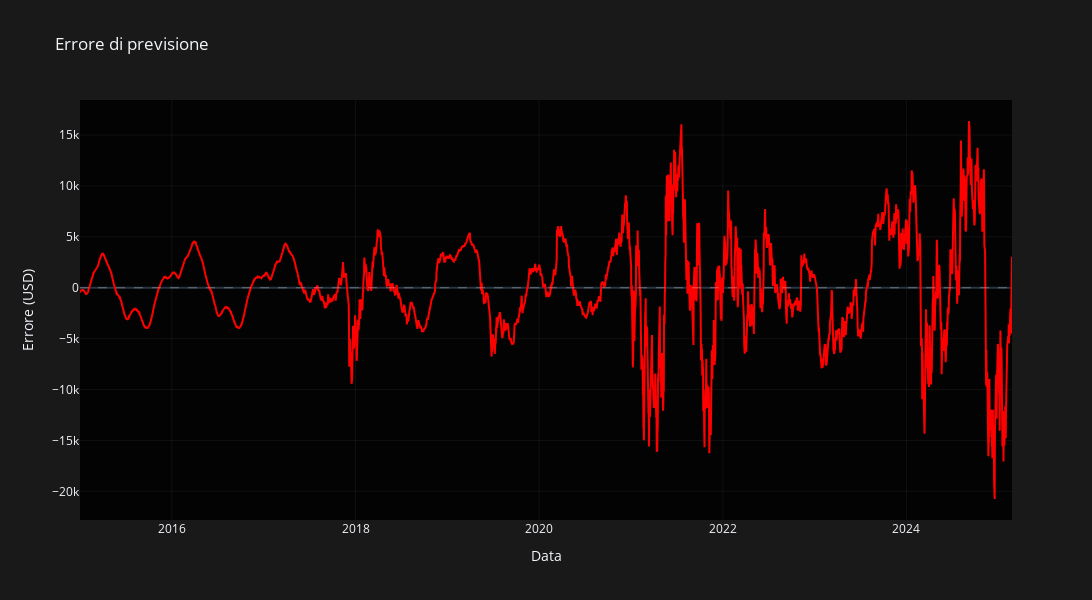
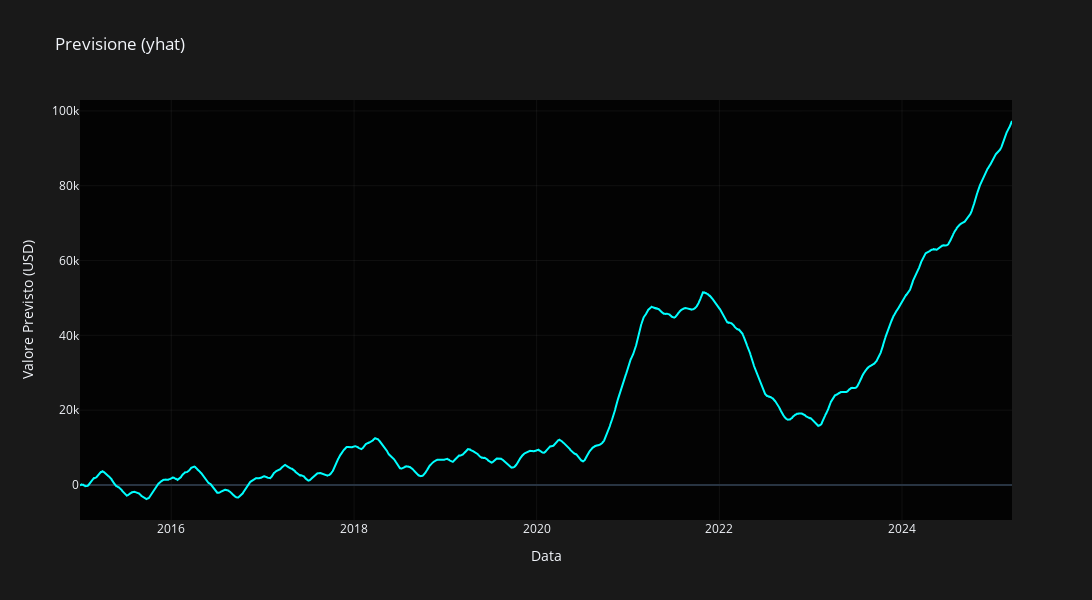

These figures' notebook cell, in order:
### Code cell
def plot_forecast(forecast, df):
    """Grafica i risultati del forecast con due grafici separati."""
    
    # Primo grafico - Errore di previsione
    fig1 = go.Figure()
    
    if 'y' in df.columns:
        # Allinea le dimensioni per evitare errori
        min_length = min(len(forecast), len(df))
        fig1.add_trace(
            go.Scatter(
                x=forecast['ds'][:min_length],
                y=forecast['yhat'][:min_length] - df['y'][:min_length],
                name='Errore',
                line=dict(color='red', width=2)
            )
        )
    
    # Aggiorna il layout del primo grafico
    fig1.update_layout(
        title='Errore di previsione',
        xaxis_title='Data',
        yaxis_title='Errore (USD)',
        template='plotly_dark',
        width=1800,
        height=600,
        paper_bgcolor='rgba(0,0,0,0.9)',
        plot_bgcolor='rgba(0,0,0,0.9)',
        legend=dict(
            orientation="h",
            yanchor="bottom",
            y=-0.2,
            xanchor="center",
            x=0.5
        )
    )
    
    # Aggiungi linea orizzontale a zero
    fig1.add_hline(y=0, line_dash="dash", line_color="white", line_width=1, opacity=0.3)
    
    # Aggiungi griglia con colore grigio e trasparenza
    fig1.update_xaxes(showgrid=True, gridcolor='rgba(128, 128, 128, 0.1)', gridwidth=1)
    fig1.update_yaxes(showgrid=True, gridcolor='rgba(128, 128, 128, 0.1)', gridwidth=1)
    
    # Mostra il primo grafico
    fig1.show()
    
    # Secondo grafico - yhat
    fig2 = go.Figure()
    
    fig2.add_trace(
        go.Scatter(
            x=forecast['ds'],
            y=forecast['yhat'],
            name='Previsione (yhat)',
            line=dict(color='cyan', width=2)
        )
    )
    
    # Aggiorna il layout del secondo grafico
    fig2.update_layout(
        title='Previsione (yhat)',
        xaxis_title='Data',
        yaxis_title='Valore Previsto (USD)',
        template='plotly_dark',
        width=1800,
        height=600,
        paper_bgcolor='rgba(0,0,0,0.9)',
        plot_bgcolor='rgba(0,0,0,0.9)',
        legend=dict(
            orientation="h",
            yanchor="bottom",
            y=-0.2,
            xanchor="center",
            x=0.5
        )
    )
    
    # Aggiungi griglia con colore grigio e trasparenza
    fig2.update_xaxes(showgrid=True, gridcolor='rgba(128, 128, 128, 0.1)', gridwidth=1)
    fig2.update_yaxes(showgrid=True, gridcolor='rgba(128, 128, 128, 0.1)', gridwidth=1)
    
    # Mostra il secondo grafico
    fig2.show()

# Plotta i risultati del forecast
plot_forecast(forecast, df)

### Figure 1 — Plotly figure (JSON) as saved in the notebook; plotly's stock layout.template omitted (floating-point values rounded to 4 significant figures; data arrays with more than 128 entries replaced by an {"elided": "..."} marker saying what was removed)
{"data": [{"line": {"color": "red", "width": 2}, "name": "Errore", "type": "scatter", "x": {"elided": "3708 str values"}, "y": {"elided": "3708 float values"}}], "layout": {"height": 600, "legend": {"orientation": "h", "x": 0.5, "xanchor": "center", "y": -0.2, "yanchor": "bottom"}, "paper_bgcolor": "rgba(0,0,0,0.9)", "plot_bgcolor": "rgba(0,0,0,0.9)", "shapes": [{"line": {"color": "white", "dash": "dash", "width": 1}, "opacity": 0.3, "type": "line", "x0": 0, "x1": 1, "xref": "x domain", "y0": 0, "y1": 0, "yref": "y"}], "title": {"text": "Errore di previsione"}, "width": 1800, "xaxis": {"gridcolor": "rgba(128, 128, 128, 0.1)", "gridwidth": 1, "showgrid": true, "title": {"text": "Data"}}, "yaxis": {"gridcolor": "rgba(128, 128, 128, 0.1)", "gridwidth": 1, "showgrid": true, "title": {"text": "Errore (USD)"}}}}

### Figure 2 — Plotly figure (JSON) as saved in the notebook; plotly's stock layout.template omitted (floating-point values rounded to 4 significant figures; data arrays with more than 128 entries replaced by an {"elided": "..."} marker saying what was removed)
{"data": [{"line": {"color": "cyan", "width": 2}, "name": "Previsione (yhat)", "type": "scatter", "x": {"elided": "3728 str values"}, "y": {"elided": "3728 float values"}}], "layout": {"height": 600, "legend": {"orientation": "h", "x": 0.5, "xanchor": "center", "y": -0.2, "yanchor": "bottom"}, "paper_bgcolor": "rgba(0,0,0,0.9)", "plot_bgcolor": "rgba(0,0,0,0.9)", "title": {"text": "Previsione (yhat)"}, "width": 1800, "xaxis": {"gridcolor": "rgba(128, 128, 128, 0.1)", "gridwidth": 1, "showgrid": true, "title": {"text": "Data"}}, "yaxis": {"gridcolor": "rgba(128, 128, 128, 0.1)", "gridwidth": 1, "showgrid": true, "title": {"text": "Valore Previsto (USD)"}}}}
